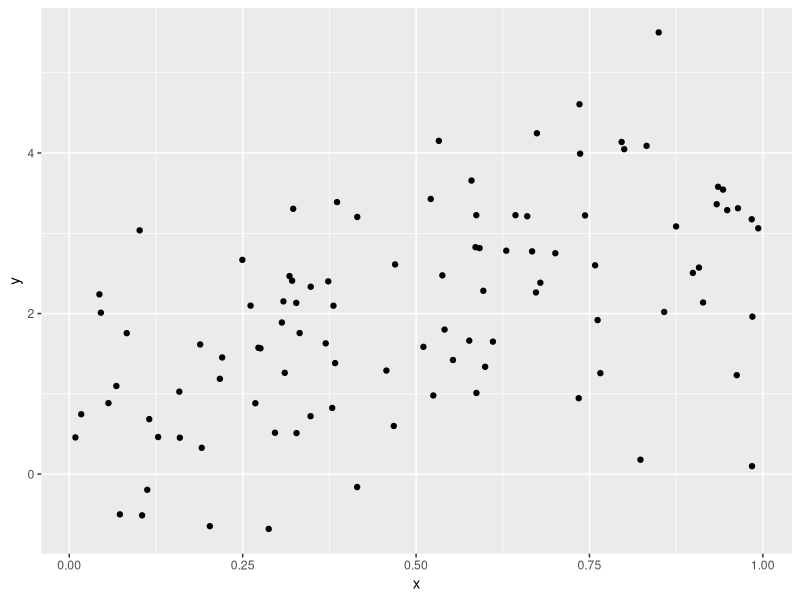

Reproduce this figure in R.
## ---- chunk 1
library(tidyverse)
plot_df = 
  tibble(
    x=runif(100),
    y = 1 + 2 * x +rnorm(100)
  )
plot_df |> 
  ggplot(aes(x=x, y=y)) +
  geom_point()
